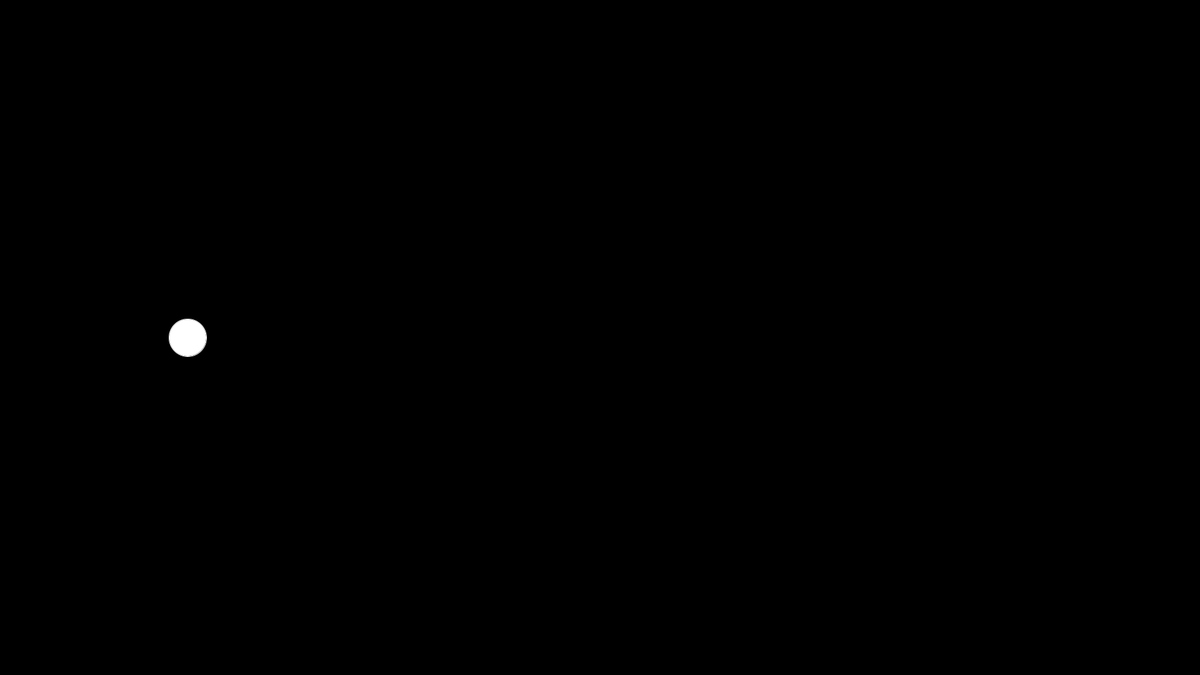
Frame 1 (no input)
Frame 60 (the mouse pressed at the canvas centre just before this capture): blank canvas, image omitted
Frame 120 (the mouse held since frame 60 and released just before this capture): blank canvas, image omitted

The Processing sketch that drew this single still picture (run headless with seeded random() and noise(); from frame 60 on, the mouse is pressed at the canvas centre):

// Processing sketch: BS
// ── BS.pde

ArrayList<Point> points = new ArrayList<Point>();
ArrayList<Integer> activePointIndices = new ArrayList<Integer>();

void setup()
{
  size(1920, 1080);
   
   /*
  Point math = new Point(0, 0);
  
  ArrayList<AngleDomain> ad1 = new ArrayList<AngleDomain>();
  ad1.add(new AngleDomain(0, 2*PI));
  
  ArrayList<AngleDomain> ad2 = new ArrayList<AngleDomain>();
  ad2.add(new AngleDomain(0, 2));
  ad2.add(new AngleDomain(4, 2*PI));
    
  ad1 = math.Subtract(ad1, ad2);
    
  for (AngleDomain ad : ad1)
  {
    println(ad.ToString());
  }*/
    
  points.add(new Point(300, 540, 30));
  activePointIndices.add(0);
}

void Add()
{
  int I = points.size();
  
  if (activePointIndices.size() > 0)
  {
    while (points.get(activePointIndices.get(0)).openAngles.size() == 0) activePointIndices.remove(0);
    
    points.add(points.get(activePointIndices.get(0)).Random());
    
    for (int i = 0; i < points.size()-1; i++)
    {
      points.get(I).InvalidateUnionsAgainst(points.get(i));
    }
    
    activePointIndices.add(I);
  }
}

void keyPressed()
{

  if(key == ENTER)
  {
    println(points.size());
    
  }
}

void draw()
{
  background(0);
  
  if (keyPressed && key == (char)32)
  {
    for (int i = 0; i < 100; i++) Add();
  }
  drawPoints();
}

void drawPoints()
{  
  stroke(10);
  strokeWeight(1);
  for (Point p : points)
  {
    ellipse(p.x, p.y, 2*p.r, 2*p.r);
  }
  
  stroke(255);
  strokeWeight(1);
  noFill();
  for (Point p : points)
  {
    for (AngleDomain ad : p.openAngles)
    {
      arc(p.x, p.y, 2 * p.r, 2 * p.r, ad.thetaMin, ad.thetaMax);
      //line(p.x, p.y, p.x + (p.r * cos(ad.thetaMin)), p.y + (p.r * sin(ad.thetaMin)));
     // line(p.x, p.y, p.x + (p.r * cos(ad.thetaMax)), p.y + (p.r * sin(ad.thetaMax)));
    }
  }

  stroke(255);
  strokeWeight(1);
  for (Point p : points)
  {
    point(p.x, p.y);
  }
}

// ── Point.pde

class Point
{
  float x, y, r = 5;
  ArrayList<AngleDomain> openAngles = new ArrayList<AngleDomain>();
  
  public Point(float _x, float _y)
  {
    this.x = _x;
    this.y = _y;
    this.r = 30 * pow(1.3, (this.x - 300) / 300);
    //if (this.y > 240) this.r = 10 + (9 * (x - 320) / 320);
    //else this.r = 10 - (9 * (x - 320) / 320);
    
    openAngles.add(new AngleDomain(0, 2 * PI));
  }
  
  public Point(float _x, float _y, float _r)
  {
    this.x = _x;
    this.y = _y;
    this.r = _r;
    
    openAngles.add(new AngleDomain(0, 2 * PI));
  }
  
  public ArrayList<AngleDomain> Invert(ArrayList<AngleDomain> input)
  {
    ArrayList<AngleDomain> not = new ArrayList<AngleDomain>();
    
    if (input.size() > 0)
    {
      if (input.get(0).thetaMin != 0) 
      {
        not.add(new AngleDomain(0, input.get(0).thetaMin));
      }
      
      for (int i = 0; i < input.size() - 1; i++)
      {
        not.add(new AngleDomain(input.get(i).thetaMax, input.get(i+1).thetaMin));
      }
      
      if (input.get(input.size() - 1).thetaMax % (2*PI) != 0) 
      {
        not.add(new AngleDomain(input.get(input.size() - 1).thetaMax, (2*PI)));
      }
    }
    else
    {
      not.add(new AngleDomain(0, 2*PI));
    }
    
    return not;
  }
  
  public ArrayList<AngleDomain> Add(ArrayList<AngleDomain> input1, ArrayList<AngleDomain> input2)
  {
    ArrayList<AngleDomain> sum = new ArrayList<AngleDomain>();
    
    int input1Index = 0;
    int input2Index = 0;
    
    while((input1Index < input1.size() || input2Index < input2.size()))
    {   
      if (input1Index == input1.size())
      {
        sum.add(input2.get(input2Index));
        input2Index++;
      }
      else if (input2Index == input2.size())
      {
        sum.add(input1.get(input1Index));
        input1Index++;
      }
      else if (input1.get(input1Index).thetaMin > input2.get(input2Index).thetaMax)
      {
        if (sum.size() > 0)
        {
          if (input2.get(input2Index).thetaMin > sum.get(sum.size() - 1).thetaMax) sum.add(input2.get(input2Index));
        }
        else sum.add(input2.get(input2Index));
        
        input2Index++;
      }
      else if (input1.get(input1Index).thetaMax < input2.get(input2Index).thetaMin)
      {
        if (sum.size() > 0) 
        {
          if (input1.get(input1Index).thetaMin > sum.get(sum.size() - 1).thetaMax) sum.add(input1.get(input1Index));
        }
        else sum.add(input1.get(input1Index));
        input1Index++;
      }
      else
      {
        boolean is1Max = input1.get(input1Index).thetaMax > input2.get(input2Index).thetaMax;
        
        float regionMin = min(input1.get(input1Index).thetaMin, input2.get(input2Index).thetaMin);
        float regionMax = is1Max ? input1.get(input1Index).thetaMax : input2.get(input2Index).thetaMax;
        
        if (sum.size() > 0 && sum.get(sum.size() - 1).thetaMax >= regionMin) sum.get(sum.size() - 1).thetaMax = regionMax;
        else sum.add(new AngleDomain(regionMin, regionMax));
        
        if (is1Max) input2Index++;
        else input1Index++;
      }
    }
    
    return sum;
  }
  
  public ArrayList<AngleDomain> Subtract(ArrayList<AngleDomain> input1, ArrayList<AngleDomain> input2)
  {
    ArrayList<AngleDomain> returnVal = Invert(Add(Invert(input1), input2));
    
    for (int i = 0; i < returnVal.size(); i++)
    {
      if (returnVal.get(i).thetaMin > returnVal.get(i).thetaMax) returnVal.remove(i);
    }
    
    return returnVal;
  }

  public void Invalidate(float _thetaMin, float _thetaMax)
  {
    if (_thetaMin < 0 && _thetaMax <= 2*PI) 
    { 
      // thetaMin < 0 -> delete (min -> 0) and (0 -> max) (mod 2PI)
      //ArrayList<AngleDomain> toRemove = new ArrayList<AngleDomain>();
      //toRemove.add(new AngleDomain(0, _thetaMax));
      //toRemove.add(new AngleDomain((2*PI) + _thetaMin, 2*PI));
            
      //openAngles = Subtract(openAngles, toRemove);
      
      Invalidate(0, _thetaMax);
      Invalidate(((2*PI) + _thetaMin) % (2*PI), 2*PI);
    } 
    else if (_thetaMin >= 0 && _thetaMax > 2*PI) 
    {
      // thetaMax > 2Pi -> delete (min -> 2PI) and (2PI -> max) (mod 2PI)
      //ArrayList<AngleDomain> toRemove = new ArrayList<AngleDomain>();
      //toRemove.add(new AngleDomain(0, _thetaMax % (2*PI)));
      //toRemove.add(new AngleDomain(_thetaMin, 2*PI));
      
      Invalidate(0, _thetaMax % (2*PI));
      Invalidate(_thetaMin, 2*PI);
      //openAngles = Subtract(openAngles, toRemove);
    } 
    else if (_thetaMin >= 0 && _thetaMax <= 2*PI)
    {
      // just remove specified region, no boundary conditions
      ArrayList<AngleDomain> toRemove = new ArrayList<AngleDomain>();
      toRemove.add(new AngleDomain(_thetaMin, _thetaMax));
      
      openAngles = Subtract(openAngles, toRemove);
    }
    else
    {
      println("Error occured in invalidation " + _thetaMin + " - " + _thetaMax);
    }
  }

  public void InvalidateUnionsAgainst(Point b)
  {
    float dx = b.x - x;
    float dy = b.y - y;
    float dSq = (dx * dx) + (dy * dy);

    float d = sqrt(dSq);
    if (dSq < ((r*r) + (b.r * b.r) + 2 * r * b.r))
    {      
      if (r > d + b.r) 
      {
        b.Invalidate(0, 2*PI);
      } 
      else if (b.r > d + r)
      {
        Invalidate(0, 2*PI);
      } 
      else
      {
        float angleAB = (atan2(dy, dx) + (2*PI)) % (2*PI);
        float angleBA = (atan2(-dy, -dx) + (2*PI)) % (2*PI);
        float unionAngleAB = acos((dSq + (r*r) - (b.r * b.r)) / (2 * r * d));
        float unionAngleBA = acos((dSq - (r*r) + (b.r * b.r)) / (2 * b.r * d));

        Invalidate(angleAB - unionAngleAB, angleAB + unionAngleAB);
        b.Invalidate(angleBA - unionAngleBA, angleBA + unionAngleBA);
      }
    }
  }

  public Point Random()
  {
    if (openAngles.size() != 0)
    {
      int i = int(random(openAngles.size()));
      float theta = random(openAngles.get(i).thetaMin, openAngles.get(i).thetaMax);
      
      return new Point(x + (r * cos(theta)), y + (r * sin(theta)));
    }
    else
    {
      println("Finished");
      return new Point(x + (r * cos(0)), y + (r * sin(0)));
    }
  }
  
  public void Domains()
  {
    for (AngleDomain ad : openAngles)
    {
      print(ad.ToString() + ", ");
    }
    println();
  }
}

class AngleDomain
{
  float thetaMin, thetaMax;

  public AngleDomain(float _thetaMin, float _thetaMax)
  {
    this.thetaMin = _thetaMin;
    this.thetaMax = _thetaMax;
  }
  
  public String ToString()
  {
    return "[ " + thetaMin + ", " + thetaMax + " ]";
  }
  
}
